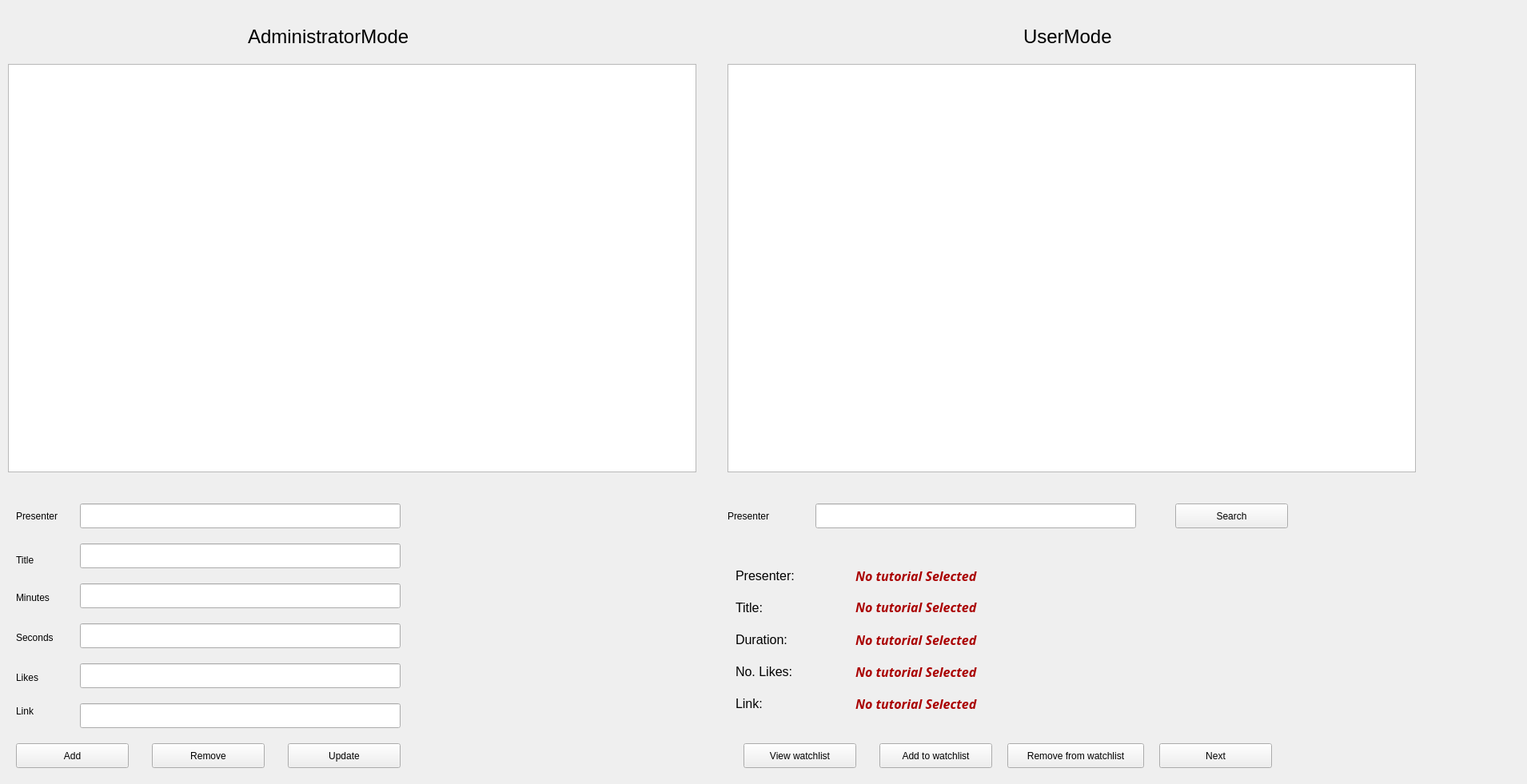
<?xml version="1.0" encoding="UTF-8"?>
<ui version="4.0">
 <class>gui5</class>
 <widget class="QWidget" name="gui5">
  <property name="geometry">
   <rect>
    <x>0</x>
    <y>0</y>
    <width>1910</width>
    <height>981</height>
   </rect>
  </property>
  <property name="windowTitle">
   <string>gui5</string>
  </property>
  <widget class="QTableView" name="tutorialView">
   <property name="geometry">
    <rect>
     <x>10</x>
     <y>80</y>
     <width>861</width>
     <height>511</height>
    </rect>
   </property>
  </widget>
  <widget class="QLabel" name="Tutorials">
   <property name="geometry">
    <rect>
     <x>310</x>
     <y>30</y>
     <width>471</width>
     <height>31</height>
    </rect>
   </property>
   <property name="font">
    <font>
     <pointsize>18</pointsize>
     <weight>50</weight>
     <bold>false</bold>
    </font>
   </property>
   <property name="text">
    <string>AdministratorMode</string>
   </property>
  </widget>
  <widget class="QLabel" name="label">
   <property name="geometry">
    <rect>
     <x>1280</x>
     <y>30</y>
     <width>511</width>
     <height>31</height>
    </rect>
   </property>
   <property name="font">
    <font>
     <pointsize>18</pointsize>
     <weight>50</weight>
     <bold>false</bold>
    </font>
   </property>
   <property name="text">
    <string>UserMode</string>
   </property>
  </widget>
  <widget class="QLineEdit" name="presenterLineEdit">
   <property name="geometry">
    <rect>
     <x>100</x>
     <y>630</y>
     <width>401</width>
     <height>31</height>
    </rect>
   </property>
  </widget>
  <widget class="QLabel" name="label_2">
   <property name="geometry">
    <rect>
     <x>20</x>
     <y>630</y>
     <width>71</width>
     <height>31</height>
    </rect>
   </property>
   <property name="text">
    <string>Presenter</string>
   </property>
  </widget>
  <widget class="QLineEdit" name="titleLineEdit_2">
   <property name="geometry">
    <rect>
     <x>100</x>
     <y>680</y>
     <width>401</width>
     <height>31</height>
    </rect>
   </property>
  </widget>
  <widget class="QLineEdit" name="minLineEdit">
   <property name="geometry">
    <rect>
     <x>100</x>
     <y>730</y>
     <width>401</width>
     <height>31</height>
    </rect>
   </property>
  </widget>
  <widget class="QLineEdit" name="secLineEdit">
   <property name="geometry">
    <rect>
     <x>100</x>
     <y>780</y>
     <width>401</width>
     <height>31</height>
    </rect>
   </property>
  </widget>
  <widget class="QLineEdit" name="likesLineEdit">
   <property name="geometry">
    <rect>
     <x>100</x>
     <y>830</y>
     <width>401</width>
     <height>31</height>
    </rect>
   </property>
  </widget>
  <widget class="QLineEdit" name="linkLineEdit">
   <property name="geometry">
    <rect>
     <x>100</x>
     <y>880</y>
     <width>401</width>
     <height>31</height>
    </rect>
   </property>
  </widget>
  <widget class="QLabel" name="label_3">
   <property name="geometry">
    <rect>
     <x>20</x>
     <y>690</y>
     <width>51</width>
     <height>21</height>
    </rect>
   </property>
   <property name="text">
    <string>Title</string>
   </property>
  </widget>
  <widget class="QLabel" name="label_4">
   <property name="geometry">
    <rect>
     <x>20</x>
     <y>740</y>
     <width>71</width>
     <height>16</height>
    </rect>
   </property>
   <property name="text">
    <string>Minutes</string>
   </property>
  </widget>
  <widget class="QLabel" name="label_5">
   <property name="geometry">
    <rect>
     <x>20</x>
     <y>790</y>
     <width>71</width>
     <height>16</height>
    </rect>
   </property>
   <property name="text">
    <string>Seconds</string>
   </property>
  </widget>
  <widget class="QLabel" name="label_6">
   <property name="geometry">
    <rect>
     <x>20</x>
     <y>840</y>
     <width>61</width>
     <height>16</height>
    </rect>
   </property>
   <property name="text">
    <string>Likes</string>
   </property>
  </widget>
  <widget class="QLabel" name="label_7">
   <property name="geometry">
    <rect>
     <x>20</x>
     <y>880</y>
     <width>61</width>
     <height>20</height>
    </rect>
   </property>
   <property name="text">
    <string>Link</string>
   </property>
  </widget>
  <widget class="QPushButton" name="addButton">
   <property name="geometry">
    <rect>
     <x>20</x>
     <y>930</y>
     <width>141</width>
     <height>31</height>
    </rect>
   </property>
   <property name="text">
    <string>Add</string>
   </property>
  </widget>
  <widget class="QPushButton" name="removeButton">
   <property name="geometry">
    <rect>
     <x>190</x>
     <y>930</y>
     <width>141</width>
     <height>31</height>
    </rect>
   </property>
   <property name="text">
    <string>Remove</string>
   </property>
  </widget>
  <widget class="QPushButton" name="updateButton">
   <property name="geometry">
    <rect>
     <x>360</x>
     <y>930</y>
     <width>141</width>
     <height>31</height>
    </rect>
   </property>
   <property name="text">
    <string>Update</string>
   </property>
  </widget>
  <widget class="QPushButton" name="viewWatchlistButton">
   <property name="geometry">
    <rect>
     <x>930</x>
     <y>930</y>
     <width>141</width>
     <height>31</height>
    </rect>
   </property>
   <property name="text">
    <string>View watchlist</string>
   </property>
  </widget>
  <widget class="QPushButton" name="addButton_4">
   <property name="geometry">
    <rect>
     <x>1100</x>
     <y>930</y>
     <width>141</width>
     <height>31</height>
    </rect>
   </property>
   <property name="text">
    <string>Add to watchlist</string>
   </property>
  </widget>
  <widget class="QPushButton" name="removeWatchlistButton">
   <property name="geometry">
    <rect>
     <x>1260</x>
     <y>930</y>
     <width>171</width>
     <height>31</height>
    </rect>
   </property>
   <property name="text">
    <string>Remove from watchlist</string>
   </property>
  </widget>
  <widget class="QPushButton" name="nextButton">
   <property name="geometry">
    <rect>
     <x>1450</x>
     <y>930</y>
     <width>141</width>
     <height>31</height>
    </rect>
   </property>
   <property name="text">
    <string>Next</string>
   </property>
  </widget>
  <widget class="QLineEdit" name="presenterFilter">
   <property name="geometry">
    <rect>
     <x>1020</x>
     <y>630</y>
     <width>401</width>
     <height>31</height>
    </rect>
   </property>
  </widget>
  <widget class="QLabel" name="label_8">
   <property name="geometry">
    <rect>
     <x>910</x>
     <y>630</y>
     <width>71</width>
     <height>31</height>
    </rect>
   </property>
   <property name="text">
    <string>Presenter</string>
   </property>
  </widget>
  <widget class="QPushButton" name="searchButton">
   <property name="geometry">
    <rect>
     <x>1470</x>
     <y>630</y>
     <width>141</width>
     <height>31</height>
    </rect>
   </property>
   <property name="text">
    <string>Search</string>
   </property>
  </widget>
  <widget class="QLabel" name="label_9">
   <property name="geometry">
    <rect>
     <x>920</x>
     <y>710</y>
     <width>141</width>
     <height>20</height>
    </rect>
   </property>
   <property name="font">
    <font>
     <pointsize>12</pointsize>
    </font>
   </property>
   <property name="text">
    <string>Presenter:</string>
   </property>
  </widget>
  <widget class="QLabel" name="presenterLabel">
   <property name="geometry">
    <rect>
     <x>1070</x>
     <y>700</y>
     <width>511</width>
     <height>41</height>
    </rect>
   </property>
   <property name="palette">
    <palette>
     <active>
      <colorrole role="WindowText">
       <brush brushstyle="SolidPattern">
        <color alpha="255">
         <red>170</red>
         <green>0</green>
         <blue>0</blue>
        </color>
       </brush>
      </colorrole>
     </active>
     <inactive>
      <colorrole role="WindowText">
       <brush brushstyle="SolidPattern">
        <color alpha="255">
         <red>170</red>
         <green>0</green>
         <blue>0</blue>
        </color>
       </brush>
      </colorrole>
     </inactive>
     <disabled>
      <colorrole role="WindowText">
       <brush brushstyle="SolidPattern">
        <color alpha="255">
         <red>120</red>
         <green>120</green>
         <blue>120</blue>
        </color>
       </brush>
      </colorrole>
     </disabled>
    </palette>
   </property>
   <property name="font">
    <font>
     <family>Trebuchet MS</family>
     <pointsize>12</pointsize>
     <weight>75</weight>
     <italic>true</italic>
     <bold>true</bold>
    </font>
   </property>
   <property name="text">
    <string>No tutorial Selected</string>
   </property>
  </widget>
  <widget class="QLabel" name="label_10">
   <property name="geometry">
    <rect>
     <x>920</x>
     <y>750</y>
     <width>91</width>
     <height>20</height>
    </rect>
   </property>
   <property name="font">
    <font>
     <pointsize>12</pointsize>
    </font>
   </property>
   <property name="text">
    <string>Title:</string>
   </property>
  </widget>
  <widget class="QLabel" name="label_11">
   <property name="geometry">
    <rect>
     <x>920</x>
     <y>870</y>
     <width>101</width>
     <height>20</height>
    </rect>
   </property>
   <property name="font">
    <font>
     <pointsize>12</pointsize>
    </font>
   </property>
   <property name="text">
    <string>Link:</string>
   </property>
  </widget>
  <widget class="QLabel" name="label_12">
   <property name="geometry">
    <rect>
     <x>920</x>
     <y>790</y>
     <width>121</width>
     <height>20</height>
    </rect>
   </property>
   <property name="font">
    <font>
     <pointsize>12</pointsize>
    </font>
   </property>
   <property name="text">
    <string>Duration:</string>
   </property>
  </widget>
  <widget class="QLabel" name="label_13">
   <property name="geometry">
    <rect>
     <x>920</x>
     <y>830</y>
     <width>121</width>
     <height>20</height>
    </rect>
   </property>
   <property name="font">
    <font>
     <pointsize>12</pointsize>
    </font>
   </property>
   <property name="text">
    <string>No. Likes:</string>
   </property>
  </widget>
  <widget class="QLabel" name="titlelabel">
   <property name="geometry">
    <rect>
     <x>1070</x>
     <y>739</y>
     <width>461</width>
     <height>41</height>
    </rect>
   </property>
   <property name="palette">
    <palette>
     <active>
      <colorrole role="WindowText">
       <brush brushstyle="SolidPattern">
        <color alpha="255">
         <red>170</red>
         <green>0</green>
         <blue>0</blue>
        </color>
       </brush>
      </colorrole>
     </active>
     <inactive>
      <colorrole role="WindowText">
       <brush brushstyle="SolidPattern">
        <color alpha="255">
         <red>170</red>
         <green>0</green>
         <blue>0</blue>
        </color>
       </brush>
      </colorrole>
     </inactive>
     <disabled>
      <colorrole role="WindowText">
       <brush brushstyle="SolidPattern">
        <color alpha="255">
         <red>120</red>
         <green>120</green>
         <blue>120</blue>
        </color>
       </brush>
      </colorrole>
     </disabled>
    </palette>
   </property>
   <property name="font">
    <font>
     <family>Trebuchet MS</family>
     <pointsize>12</pointsize>
     <weight>75</weight>
     <italic>true</italic>
     <bold>true</bold>
    </font>
   </property>
   <property name="text">
    <string>No tutorial Selected</string>
   </property>
  </widget>
  <widget class="QLabel" name="linkLabel">
   <property name="geometry">
    <rect>
     <x>1070</x>
     <y>860</y>
     <width>551</width>
     <height>41</height>
    </rect>
   </property>
   <property name="palette">
    <palette>
     <active>
      <colorrole role="WindowText">
       <brush brushstyle="SolidPattern">
        <color alpha="255">
         <red>170</red>
         <green>0</green>
         <blue>0</blue>
        </color>
       </brush>
      </colorrole>
     </active>
     <inactive>
      <colorrole role="WindowText">
       <brush brushstyle="SolidPattern">
        <color alpha="255">
         <red>170</red>
         <green>0</green>
         <blue>0</blue>
        </color>
       </brush>
      </colorrole>
     </inactive>
     <disabled>
      <colorrole role="WindowText">
       <brush brushstyle="SolidPattern">
        <color alpha="255">
         <red>120</red>
         <green>120</green>
         <blue>120</blue>
        </color>
       </brush>
      </colorrole>
     </disabled>
    </palette>
   </property>
   <property name="font">
    <font>
     <family>Trebuchet MS</family>
     <pointsize>12</pointsize>
     <weight>75</weight>
     <italic>true</italic>
     <bold>true</bold>
    </font>
   </property>
   <property name="text">
    <string>No tutorial Selected</string>
   </property>
  </widget>
  <widget class="QLabel" name="noLikesLabel_2">
   <property name="geometry">
    <rect>
     <x>1070</x>
     <y>830</y>
     <width>261</width>
     <height>20</height>
    </rect>
   </property>
   <property name="palette">
    <palette>
     <active>
      <colorrole role="WindowText">
       <brush brushstyle="SolidPattern">
        <color alpha="255">
         <red>170</red>
         <green>0</green>
         <blue>0</blue>
        </color>
       </brush>
      </colorrole>
     </active>
     <inactive>
      <colorrole role="WindowText">
       <brush brushstyle="SolidPattern">
        <color alpha="255">
         <red>170</red>
         <green>0</green>
         <blue>0</blue>
        </color>
       </brush>
      </colorrole>
     </inactive>
     <disabled>
      <colorrole role="WindowText">
       <brush brushstyle="SolidPattern">
        <color alpha="255">
         <red>120</red>
         <green>120</green>
         <blue>120</blue>
        </color>
       </brush>
      </colorrole>
     </disabled>
    </palette>
   </property>
   <property name="font">
    <font>
     <family>Trebuchet MS</family>
     <pointsize>12</pointsize>
     <weight>75</weight>
     <italic>true</italic>
     <bold>true</bold>
    </font>
   </property>
   <property name="text">
    <string>No tutorial Selected</string>
   </property>
  </widget>
  <widget class="QLabel" name="durationLabel">
   <property name="geometry">
    <rect>
     <x>1070</x>
     <y>790</y>
     <width>301</width>
     <height>20</height>
    </rect>
   </property>
   <property name="palette">
    <palette>
     <active>
      <colorrole role="WindowText">
       <brush brushstyle="SolidPattern">
        <color alpha="255">
         <red>170</red>
         <green>0</green>
         <blue>0</blue>
        </color>
       </brush>
      </colorrole>
     </active>
     <inactive>
      <colorrole role="WindowText">
       <brush brushstyle="SolidPattern">
        <color alpha="255">
         <red>170</red>
         <green>0</green>
         <blue>0</blue>
        </color>
       </brush>
      </colorrole>
     </inactive>
     <disabled>
      <colorrole role="WindowText">
       <brush brushstyle="SolidPattern">
        <color alpha="255">
         <red>120</red>
         <green>120</green>
         <blue>120</blue>
        </color>
       </brush>
      </colorrole>
     </disabled>
    </palette>
   </property>
   <property name="font">
    <font>
     <family>Trebuchet MS</family>
     <pointsize>12</pointsize>
     <weight>75</weight>
     <italic>true</italic>
     <bold>true</bold>
    </font>
   </property>
   <property name="text">
    <string>No tutorial Selected</string>
   </property>
  </widget>
  <widget class="QTableView" name="watchlistView">
   <property name="geometry">
    <rect>
     <x>910</x>
     <y>80</y>
     <width>861</width>
     <height>511</height>
    </rect>
   </property>
  </widget>
 </widget>
 <resources/>
 <connections/>
</ui>
